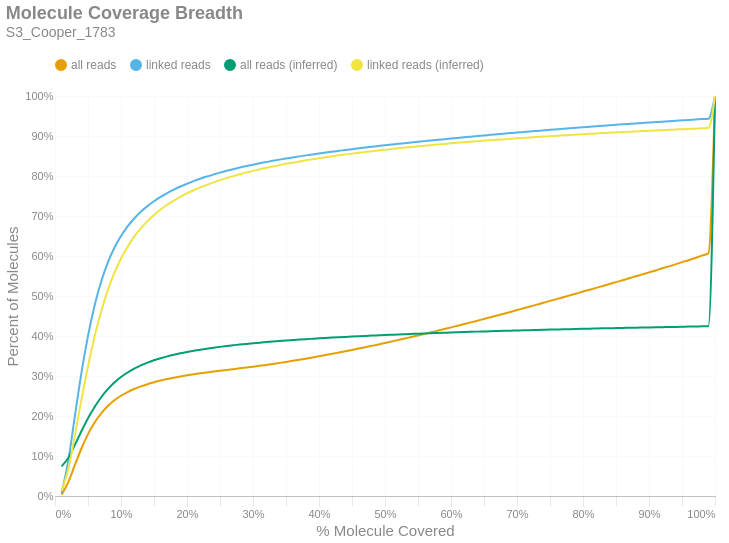

Notebook cell for this chart:
### Markdown cell above
### Molecule Read Coverage
This chart shows molecule coverage breadth as computed by the number of bases aligned to that molecule. In other words, "*how much of each unique long molecule is actually sequenced/aligned?*" Keep in mind there is a distinction between sequences and alignments, since some sequences belonging to a particular molecule may not align well and wouldn't appear in the alignment data. This chart also shows molecule coverage breadth as computed by the *inferred fragment* from which the aligned sequences originate. Unlike read coverage, this calculation takes into account the total insert size, including unsequenced gaps between the forward and reverse reads. Like the previous figures, these are cumulative percents.

### Code cell
if SKIPLR:
    print_html(f"Skipped")
else:
    binned_df = consolidated_hist(valids['coverage_bp'], mask, 0.01, True)
    binned_df_inf = consolidated_hist(valids['coverage_inserts'], mask, 0.01, True)
    binned_df = binned_df.with_columns(pl.lit(binned_df_inf['all reads (cumsum)']).alias('all reads (inferred)'))
    binned_df = binned_df.with_columns(pl.lit(binned_df_inf['linked reads (cumsum)']).alias('linked reads (inferred)'))
    binned_df = binned_df.with_columns(
        (pl.col('bin').cast(pl.Float64) + 0.01).alias('right_edge')
    )

    with SafeRender(binned_df):
        (
            density_plot(binned_df, 'Molecule Coverage Breadth', samplename, 'molcov', ['all reads (inferred)','linked reads (inferred)'])
            .encode(
                #x=alt.X('bin:Q', title="% Molecule Covered").axis(format = '%').scale(padding=0),
                x=alt.X('right_edge:Q', title="% Molecule Covered").axis(format='%').scale(padding=0),
                y=alt.Y('value:Q', title='Percent of Molecules')
                    .axis(format='%')
                    .stack(False)
                    .scale(domainMin=0, padding=0),
                color=alt.Color("key:N").scale(domain = ["all reads", "linked reads", "all reads (inferred)", "linked reads (inferred)"]),
                tooltip = [
                    alt.Tooltip("key:N", title = "Data Type"),
                    alt.Tooltip("range_label:N", title="% Molecule Covered"),
                    alt.Tooltip("value:Q", format = ".2%", title="% Molecules")
                ]
            )
        ).display()

### Figure 1 — Vega-Lite specification as saved in the notebook (floating-point values rounded to 4 significant figures)
{"width": "container", "height": 400, "config": {"title": {"anchor": "start", "dy": -15, "fontSize": 18, "color": "#888888", "subtitleColor": "#888888", "subtitleFontSize": 14}, "arc": {"fill": "#0072B2"}, "axis": {"domainColor": "#888888", "domainWidth": 0.5, "gridWidth": 0.2, "grid": false, "titleFontWeight": 400, "titleFontSize": 15, "labelFontSize": 11, "labelColor": "#888888", "tickColor": "#888888", "tickWidth": 0.2, "titleColor": "#888888"}, "axisBand": {"grid": false}, "axisX": {"grid": true, "tickSize": 10, "domainCap": "round"}, "axisY": {"domain": false, "grid": true, "tickSize": 0, "domainCap": "round"}, "background": "transparent", "header": {"labelFontSize": 15, "labelColor": "#888888", "titleFontSize": 15, "titleFontWeight": 600, "titleColor": "#888888"}, "legend": {"labelFont": "sans-serif", "labelFontSize": 12, "labelColor": "#888888", "symbolSize": 100, "symbolType": "circle", "titleFontSize": 12, "titlePadding": 10, "titleColor": "#888888", "title": null, "orient": "top"}, "range": {"category": ["#E69F00", "#56B4E9", "#009E73", "#F0E442", "#0072B2", "#D55E00", "#CC79A7", "#000000"], "diverging": ["#cfe8f3", "#a2d4ec", "#73bfe2", "#46abdb", "#1696d2", "#12719e"]}, "area": {"fill": "#0072B2", "fillOpacity": 0.7, "line": true, "strokeOpacity": 0.7}, "line": {"color": "#0072B2", "stroke": "#0072B2", "strokeWidth": 2}, "trail": {"color": "#0072B2", "stroke": "#0072B2", "strokeWidth": 0, "size": 1}, "point": {"filled": true, "fillOpacity": 1.0, "size": 95}, "text": {"color": "#888888", "fontSize": 11, "align": "right", "fontWeight": 400, "size": 11}, "bar": {"fill": "#0072B2", "stroke": null}, "view": {"stroke": null, "continuousWidth": 660, "continuousHeight": 400}}, "data": {"name": "data-bb7f92f50eecf1c165f84dad118c0361"}, "mark": {"type": "line", "interpolate": "monotone", "point": {"opacity": 0, "size": 275}}, "encoding": {"color": {"field": "key", "scale": {"domain": ["all reads", "linked reads", "all reads (inferred)", "linked reads (inferred)"]}, "type": "nominal"}, "tooltip": [{"field": "key", "title": "Data Type", "type": "nominal"}, {"field": "range_label", "title": "% Molecule Covered", "type": "nominal"}, {"field": "value", "format": ".2%", "title": "% Molecules", "type": "quantitative"}], "x": {"axis": {"format": "%"}, "field": "right_edge", "scale": {"padding": 0}, "title": "% Molecule Covered", "type": "quantitative"}, "y": {"axis": {"format": "%"}, "field": "value", "scale": {"domainMin": 0, "padding": 0}, "stack": false, "title": "Percent of Molecules", "type": "quantitative"}}, "params": [{"name": "param_c36ac31b6afebe62", "select": {"type": "point", "fields": ["key"]}, "bind": "legend"}], "title": {"text": "Molecule Coverage Breadth", "subtitle": "S3_Cooper_1783"}, "transform": [{"fold": ["all reads (cumsum)", "linked reads (cumsum)", "all reads (inferred)", "linked reads (inferred)"]}, {"calculate": "replace(datum.key, ' (cumsum)', '')", "as": "key"}, {"filter": {"param": "param_c36ac31b6afebe62"}}], "usermeta": {"embedOptions": {"downloadFileName": "S3_Cooper_1783.molcov"}}, "$schema": "https://vega.github.io/schema/vega-lite/v6.1.0.json", "datasets": {"data-bb7f92f50eecf1c165f84dad118c0361": [{"bin": "0.0", "interval": "0.0-0.01", "all reads": 0.003108, "linked reads": 0.007358, "all reads (cumsum)": 0.003108, "linked reads (cumsum)": 0.007358, "range_label": "0.0-0.01", "all reads (inferred)": 0.07387, "linked reads (inferred)": 0.01219, "right_edge": 0.01}, {"bin": "0.01", "interval": "0.01-0.02", "all reads": 0.03111, "linked reads": 0.07997, "all reads (cumsum)": 0.03422, "linked reads (cumsum)": 0.08733, "range_label": "0.01-0.02", "all reads (inferred)": 0.09493, "linked reads (inferred)": 0.06607, "right_edge": 0.02}, {"bin": "0.02", "interval": "0.02-0.03", "all reads": 0.04282, "linked reads": 0.1112, "all reads (cumsum)": 0.07704, "linked reads (cumsum)": 0.1985, "range_label": "0.02-0.03", "all reads (inferred)": 0.1274, "linked reads (inferred)": 0.1502, "right_edge": 0.03}, {"bin": "0.03", "interval": "0.03-0.04", "all reads": 0.04171, "linked reads": 0.1085, "all reads (cumsum)": 0.1188, "linked reads (cumsum)": 0.3071, "range_label": "0.03-0.04", "all reads (inferred)": 0.1619, "linked reads (inferred)": 0.2402, "right_edge": 0.04}, {"bin": "0.04", "interval": "0.04-0.05", "all reads": 0.03584, "linked reads": 0.09336, "all reads (cumsum)": 0.1546, "linked reads (cumsum)": 0.4004, "range_label": "0.04-0.05", "all reads (inferred)": 0.1942, "linked reads (inferred)": 0.3245, "right_edge": 0.05}, {"bin": "0.05", "interval": "0.05-0.06", "all reads": 0.02922, "linked reads": 0.07605, "all reads (cumsum)": 0.1838, "linked reads (cumsum)": 0.4765, "range_label": "0.05-0.06", "all reads (inferred)": 0.2227, "linked reads (inferred)": 0.3986, "right_edge": 0.06}, {"bin": "0.06", "interval": "0.06-0.07", "all reads": 0.02299, "linked reads": 0.05984, "all reads (cumsum)": 0.2068, "linked reads (cumsum)": 0.5363, "range_label": "0.06-0.07", "all reads (inferred)": 0.2469, "linked reads (inferred)": 0.4619, "right_edge": 0.07}, {"bin": "0.07", "interval": "0.07-0.08", "all reads": 0.01814, "linked reads": 0.04717, "all reads (cumsum)": 0.2249, "linked reads (cumsum)": 0.5835, "range_label": "0.07-0.08", "all reads (inferred)": 0.267, "linked reads (inferred)": 0.5144, "right_edge": 0.08}, {"bin": "0.08", "interval": "0.08-0.09", "all reads": 0.01429, "linked reads": 0.03711, "all reads (cumsum)": 0.2392, "linked reads (cumsum)": 0.6206, "range_label": "0.08-0.09", "all reads (inferred)": 0.2836, "linked reads (inferred)": 0.5578, "right_edge": 0.09}, {"bin": "0.09", "interval": "0.09-0.1", "all reads": 0.01141, "linked reads": 0.02955, "all reads (cumsum)": 0.2506, "linked reads (cumsum)": 0.6502, "range_label": "0.09-0.1", "all reads (inferred)": 0.2974, "linked reads (inferred)": 0.5937, "right_edge": 0.1}, {"bin": "0.1", "interval": "0.1-0.11", "all reads": 0.009269, "linked reads": 0.02397, "all reads (cumsum)": 0.2599, "linked reads (cumsum)": 0.6741, "range_label": "0.1-0.11", "all reads (inferred)": 0.3088, "linked reads (inferred)": 0.6234, "right_edge": 0.11}, {"bin": "0.11", "interval": "0.11-0.12", "all reads": 0.007631, "linked reads": 0.01972, "all reads (cumsum)": 0.2675, "linked reads (cumsum)": 0.6938, "range_label": "0.11-0.12", "all reads (inferred)": 0.3184, "linked reads (inferred)": 0.6483, "right_edge": 0.12}, {"bin": "0.12", "interval": "0.12-0.13", "all reads": 0.006511, "linked reads": 0.01677, "all reads (cumsum)": 0.2741, "linked reads (cumsum)": 0.7106, "range_label": "0.12-0.13", "all reads (inferred)": 0.3264, "linked reads (inferred)": 0.6693, "right_edge": 0.13}, {"bin": "0.13", "interval": "0.13-0.14", "all reads": 0.00547, "linked reads": 0.01406, "all reads (cumsum)": 0.2795, "linked reads (cumsum)": 0.7247, "range_label": "0.13-0.14", "all reads (inferred)": 0.3333, "linked reads (inferred)": 0.6872, "right_edge": 0.14}, {"bin": "0.14", "interval": "0.14-0.15", "all reads": 0.004769, "linked reads": 0.01223, "all reads (cumsum)": 0.2843, "linked reads (cumsum)": 0.7369, "range_label": "0.14-0.15", "all reads (inferred)": 0.3393, "linked reads (inferred)": 0.7027, "right_edge": 0.15}, {"bin": "0.15", "interval": "0.15-0.16", "all reads": 0.004288, "linked reads": 0.01094, "all reads (cumsum)": 0.2886, "linked reads (cumsum)": 0.7479, "range_label": "0.15-0.16", "all reads (inferred)": 0.3445, "linked reads (inferred)": 0.7162, "right_edge": 0.16}, {"bin": "0.16", "interval": "0.16-0.17", "all reads": 0.003781, "linked reads": 0.009602, "all reads (cumsum)": 0.2924, "linked reads (cumsum)": 0.7575, "range_label": "0.16-0.17", "all reads (inferred)": 0.3491, "linked reads (inferred)": 0.7281, "right_edge": 0.17}, {"bin": "0.17", "interval": "0.17-0.18", "all reads": 0.003373, "linked reads": 0.008518, "all reads (cumsum)": 0.2957, "linked reads (cumsum)": 0.766, "range_label": "0.17-0.18", "all reads (inferred)": 0.3531, "linked reads (inferred)": 0.7386, "right_edge": 0.18}, {"bin": "0.18", "interval": "0.18-0.19", "all reads": 0.003101, "linked reads": 0.007748, "all reads (cumsum)": 0.2988, "linked reads (cumsum)": 0.7737, "range_label": "0.18-0.19", "all reads (inferred)": 0.3568, "linked reads (inferred)": 0.7481, "right_edge": 0.19}, {"bin": "0.19", "interval": "0.19-0.2", "all reads": 0.002826, "linked reads": 0.00701, "all reads (cumsum)": 0.3017, "linked reads (cumsum)": 0.7807, "range_label": "0.19-0.2", "all reads (inferred)": 0.3601, "linked reads (inferred)": 0.7566, "right_edge": 0.2}, {"bin": "0.2", "interval": "0.2-0.21", "all reads": 0.002593, "linked reads": 0.006392, "all reads (cumsum)": 0.3043, "linked reads (cumsum)": 0.7871, "range_label": "0.2-0.21", "all reads (inferred)": 0.3631, "linked reads (inferred)": 0.7644, "right_edge": 0.21}, {"bin": "0.21", "interval": "0.21-0.22", "all reads": 0.002471, "linked reads": 0.005995, "all reads (cumsum)": 0.3067, "linked reads (cumsum)": 0.7931, "range_label": "0.21-0.22", "all reads (inferred)": 0.3658, "linked reads (inferred)": 0.7714, "right_edge": 0.22}, {"bin": "0.22", "interval": "0.22-0.23", "all reads": 0.002302, "linked reads": 0.005496, "all reads (cumsum)": 0.309, "linked reads (cumsum)": 0.7986, "range_label": "0.22-0.23", "all reads (inferred)": 0.3683, "linked reads (inferred)": 0.7779, "right_edge": 0.23}, {"bin": "0.23", "interval": "0.23-0.24", "all reads": 0.002135, "linked reads": 0.005034, "all reads (cumsum)": 0.3112, "linked reads (cumsum)": 0.8037, "range_label": "0.23-0.24", "all reads (inferred)": 0.3706, "linked reads (inferred)": 0.784, "right_edge": 0.24}, {"bin": "0.24", "interval": "0.24-0.25", "all reads": 0.00207, "linked reads": 0.004814, "all reads (cumsum)": 0.3132, "linked reads (cumsum)": 0.8085, "range_label": "0.24-0.25", "all reads (inferred)": 0.3728, "linked reads (inferred)": 0.7896, "right_edge": 0.25}, {"bin": "0.25", "interval": "0.25-0.26", "all reads": 0.001976, "linked reads": 0.004463, "all reads (cumsum)": 0.3152, "linked reads (cumsum)": 0.8129, "range_label": "0.25-0.26", "all reads (inferred)": 0.3749, "linked reads (inferred)": 0.795, "right_edge": 0.26}, {"bin": "0.26", "interval": "0.26-0.27", "all reads": 0.001924, "linked reads": 0.004145, "all reads (cumsum)": 0.3171, "linked reads (cumsum)": 0.8171, "range_label": "0.26-0.27", "all reads (inferred)": 0.3767, "linked reads (inferred)": 0.7997, "right_edge": 0.27}, {"bin": "0.27", "interval": "0.27-0.28", "all reads": 0.00197, "linked reads": 0.003967, "all reads (cumsum)": 0.3191, "linked reads (cumsum)": 0.821, "range_label": "0.27-0.28", "all reads (inferred)": 0.3786, "linked reads (inferred)": 0.8044, "right_edge": 0.28}, {"bin": "0.28", "interval": "0.28-0.29", "all reads": 0.002042, "linked reads": 0.003763, "all reads (cumsum)": 0.3211, "linked reads (cumsum)": 0.8248, "range_label": "0.28-0.29", "all reads (inferred)": 0.3802, "linked reads (inferred)": 0.8087, "right_edge": 0.29}, {"bin": "0.29", "interval": "0.29-0.3", "all reads": 0.002109, "linked reads": 0.003524, "all reads (cumsum)": 0.3233, "linked reads (cumsum)": 0.8283, "range_label": "0.29-0.3", "all reads (inferred)": 0.3818, "linked reads (inferred)": 0.8129, "right_edge": 0.3}, {"bin": "0.3", "interval": "0.3-0.31", "all reads": 0.002178, "linked reads": 0.003325, "all reads (cumsum)": 0.3254, "linked reads (cumsum)": 0.8316, "range_label": "0.3-0.31", "all reads (inferred)": 0.3833, "linked reads (inferred)": 0.8167, "right_edge": 0.31}, {"bin": "0.31", "interval": "0.31-0.32", "all reads": 0.002315, "linked reads": 0.003179, "all reads (cumsum)": 0.3277, "linked reads (cumsum)": 0.8348, "range_label": "0.31-0.32", "all reads (inferred)": 0.3848, "linked reads (inferred)": 0.8204, "right_edge": 0.32}, {"bin": "0.32", "interval": "0.32-0.33", "all reads": 0.002435, "linked reads": 0.003132, "all reads (cumsum)": 0.3302, "linked reads (cumsum)": 0.838, "range_label": "0.32-0.33", "all reads (inferred)": 0.3861, "linked reads (inferred)": 0.8239, "right_edge": 0.33}, {"bin": "0.33", "interval": "0.33-0.34", "all reads": 0.002494, "linked reads": 0.002996, "all reads (cumsum)": 0.3327, "linked reads (cumsum)": 0.841, "range_label": "0.33-0.34", "all reads (inferred)": 0.3874, "linked reads (inferred)": 0.8272, "right_edge": 0.34}, {"bin": "0.34", "interval": "0.34-0.35", "all reads": 0.002539, "linked reads": 0.002822, "all reads (cumsum)": 0.3352, "linked reads (cumsum)": 0.8438, "range_label": "0.34-0.35", "all reads (inferred)": 0.3886, "linked reads (inferred)": 0.8304, "right_edge": 0.35}, {"bin": "0.35", "interval": "0.35-0.36", "all reads": 0.002636, "linked reads": 0.002691, "all reads (cumsum)": 0.3379, "linked reads (cumsum)": 0.8465, "range_label": "0.35-0.36", "all reads (inferred)": 0.3898, "linked reads (inferred)": 0.8334, "right_edge": 0.36}, {"bin": "0.36", "interval": "0.36-0.37", "all reads": 0.002706, "linked reads": 0.002594, "all reads (cumsum)": 0.3406, "linked reads (cumsum)": 0.8491, "range_label": "0.36-0.37", "all reads (inferred)": 0.391, "linked reads (inferred)": 0.8363, "right_edge": 0.37}, {"bin": "0.37", "interval": "0.37-0.38", "all reads": 0.002804, "linked reads": 0.002503, "all reads (cumsum)": 0.3434, "linked reads (cumsum)": 0.8516, "range_label": "0.37-0.38", "all reads (inferred)": 0.3921, "linked reads (inferred)": 0.8391, "right_edge": 0.38}, {"bin": "0.38", "interval": "0.38-0.39", "all reads": 0.002879, "linked reads": 0.002421, "all reads (cumsum)": 0.3462, "linked reads (cumsum)": 0.854, "range_label": "0.38-0.39", "all reads (inferred)": 0.3931, "linked reads (inferred)": 0.8418, "right_edge": 0.39}, {"bin": "0.39", "interval": "0.39-0.4", "all reads": 0.002976, "linked reads": 0.002361, "all reads (cumsum)": 0.3492, "linked reads (cumsum)": 0.8563, "range_label": "0.39-0.4", "all reads (inferred)": 0.3941, "linked reads (inferred)": 0.8444, "right_edge": 0.4}, {"bin": "0.4", "interval": "0.4-0.41", "all reads": 0.003032, "linked reads": 0.00227, "all reads (cumsum)": 0.3522, "linked reads (cumsum)": 0.8586, "range_label": "0.4-0.41", "all reads (inferred)": 0.3951, "linked reads (inferred)": 0.8469, "right_edge": 0.41}, {"bin": "0.41", "interval": "0.41-0.42", "all reads": 0.003112, "linked reads": 0.002167, "all reads (cumsum)": 0.3554, "linked reads (cumsum)": 0.8608, "range_label": "0.41-0.42", "all reads (inferred)": 0.396, "linked reads (inferred)": 0.8493, "right_edge": 0.42}, {"bin": "0.42", "interval": "0.42-0.43", "all reads": 0.003205, "linked reads": 0.002135, "all reads (cumsum)": 0.3586, "linked reads (cumsum)": 0.8629, "range_label": "0.42-0.43", "all reads (inferred)": 0.3969, "linked reads (inferred)": 0.8516, "right_edge": 0.43}, {"bin": "0.43", "interval": "0.43-0.44", "all reads": 0.003251, "linked reads": 0.002124, "all reads (cumsum)": 0.3618, "linked reads (cumsum)": 0.865, "range_label": "0.43-0.44", "all reads (inferred)": 0.3978, "linked reads (inferred)": 0.8538, "right_edge": 0.44}, {"bin": "0.44", "interval": "0.44-0.45", "all reads": 0.003308, "linked reads": 0.002064, "all reads (cumsum)": 0.3651, "linked reads (cumsum)": 0.8671, "range_label": "0.44-0.45", "all reads (inferred)": 0.3986, "linked reads (inferred)": 0.856, "right_edge": 0.45}, {"bin": "0.45", "interval": "0.45-0.46", "all reads": 0.00337, "linked reads": 0.002005, "all reads (cumsum)": 0.3685, "linked reads (cumsum)": 0.8691, "range_label": "0.45-0.46", "all reads (inferred)": 0.3995, "linked reads (inferred)": 0.858, "right_edge": 0.46}, {"bin": "0.46", "interval": "0.46-0.47", "all reads": 0.00342, "linked reads": 0.001926, "all reads (cumsum)": 0.3719, "linked reads (cumsum)": 0.871, "range_label": "0.46-0.47", "all reads (inferred)": 0.4003, "linked reads (inferred)": 0.8601, "right_edge": 0.47}, {"bin": "0.47", "interval": "0.47-0.48", "all reads": 0.003482, "linked reads": 0.001931, "all reads (cumsum)": 0.3754, "linked reads (cumsum)": 0.873, "range_label": "0.47-0.48", "all reads (inferred)": 0.401, "linked reads (inferred)": 0.862, "right_edge": 0.48}, {"bin": "0.48", "interval": "0.48-0.49", "all reads": 0.003479, "linked reads": 0.001944, "all reads (cumsum)": 0.3789, "linked reads (cumsum)": 0.8749, "range_label": "0.48-0.49", "all reads (inferred)": 0.4018, "linked reads (inferred)": 0.8639, "right_edge": 0.49}, {"bin": "0.49", "interval": "0.49-0.5", "all reads": 0.003876, "linked reads": 0.001914, "all reads (cumsum)": 0.3828, "linked reads (cumsum)": 0.8768, "range_label": "0.49-0.5", "all reads (inferred)": 0.4025, "linked reads (inferred)": 0.8658, "right_edge": 0.5}, {"bin": "0.5", "interval": "0.5-0.51", "all reads": 0.003381, "linked reads": 0.001779, "all reads (cumsum)": 0.3861, "linked reads (cumsum)": 0.8786, "range_label": "0.5-0.51", "all reads (inferred)": 0.4032, "linked reads (inferred)": 0.8675, "right_edge": 0.51}, {"bin": "0.51", "interval": "0.51-0.52", "all reads": 0.003818, "linked reads": 0.001799, "all reads (cumsum)": 0.39, "linked reads (cumsum)": 0.8804, "range_label": "0.51-0.52", "all reads (inferred)": 0.4039, "linked reads (inferred)": 0.8693, "right_edge": 0.52}, {"bin": "0.52", "interval": "0.52-0.53", "all reads": 0.003697, "linked reads": 0.001764, "all reads (cumsum)": 0.3936, "linked reads (cumsum)": 0.8822, "range_label": "0.52-0.53", "all reads (inferred)": 0.4046, "linked reads (inferred)": 0.871, "right_edge": 0.53}, {"bin": "0.53", "interval": "0.53-0.54", "all reads": 0.003903, "linked reads": 0.001693, "all reads (cumsum)": 0.3976, "linked reads (cumsum)": 0.8839, "range_label": "0.53-0.54", "all reads (inferred)": 0.4052, "linked reads (inferred)": 0.8726, "right_edge": 0.54}, {"bin": "0.54", "interval": "0.54-0.55", "all reads": 0.003825, "linked reads": 0.001659, "all reads (cumsum)": 0.4014, "linked reads (cumsum)": 0.8855, "range_label": "0.54-0.55", "all reads (inferred)": 0.4059, "linked reads (inferred)": 0.8742, "right_edge": 0.55}, {"bin": "0.55", "interval": "0.55-0.56", "all reads": 0.00398, "linked reads": 0.001661, "all reads (cumsum)": 0.4054, "linked reads (cumsum)": 0.8872, "range_label": "0.55-0.56", "all reads (inferred)": 0.4065, "linked reads (inferred)": 0.8758, "right_edge": 0.56}, {"bin": "0.56", "interval": "0.56-0.57", "all reads": 0.003948, "linked reads": 0.001679, "all reads (cumsum)": 0.4093, "linked reads (cumsum)": 0.8889, "range_label": "0.56-0.57", "all reads (inferred)": 0.4071, "linked reads (inferred)": 0.8773, "right_edge": 0.57}, {"bin": "0.57", "interval": "0.57-0.58", "all reads": 0.003991, "linked reads": 0.001646, "all reads (cumsum)": 0.4133, "linked reads (cumsum)": 0.8905, "range_label": "0.57-0.58", "all reads (inferred)": 0.4077, "linked reads (inferred)": 0.8788, "right_edge": 0.58}, {"bin": "0.58", "interval": "0.58-0.59", "all reads": 0.00405, "linked reads": 0.001594, "all reads (cumsum)": 0.4173, "linked reads (cumsum)": 0.8921, "range_label": "0.58-0.59", "all reads (inferred)": 0.4082, "linked reads (inferred)": 0.8802, "right_edge": 0.59}, {"bin": "0.59", "interval": "0.59-0.6", "all reads": 0.004179, "linked reads": 0.001609, "all reads (cumsum)": 0.4215, "linked reads (cumsum)": 0.8937, "range_label": "0.59-0.6", "all reads (inferred)": 0.4088, "linked reads (inferred)": 0.8817, "right_edge": 0.6}, {"bin": "0.6", "interval": "0.6-0.61", "all reads": 0.00403, "linked reads": 0.001533, "all reads (cumsum)": 0.4256, "linked reads (cumsum)": 0.8952, "range_label": "0.6-0.61", "all reads (inferred)": 0.4094, "linked reads (inferred)": 0.8831, "right_edge": 0.61}, {"bin": "0.61", "interval": "0.61-0.62", "all reads": 0.004259, "linked reads": 0.00157, "all reads (cumsum)": 0.4298, "linked reads (cumsum)": 0.8968, "range_label": "0.61-0.62", "all reads (inferred)": 0.4099, "linked reads (inferred)": 0.8844, "right_edge": 0.62}, {"bin": "0.62", "interval": "0.62-0.63", "all reads": 0.004229, "linked reads": 0.001565, "all reads (cumsum)": 0.434, "linked reads (cumsum)": 0.8984, "range_label": "0.62-0.63", "all reads (inferred)": 0.4104, "linked reads (inferred)": 0.8857, "right_edge": 0.63}, {"bin": "0.63", "interval": "0.63-0.64", "all reads": 0.004267, "linked reads": 0.001525, "all reads (cumsum)": 0.4383, "linked reads (cumsum)": 0.8999, "range_label": "0.63-0.64", "all reads (inferred)": 0.4109, "linked reads (inferred)": 0.887, "right_edge": 0.64}, {"bin": "0.64", "interval": "0.64-0.65", "all reads": 0.004272, "linked reads": 0.001462, "all reads (cumsum)": 0.4426, "linked reads (cumsum)": 0.9014, "range_label": "0.64-0.65", "all reads (inferred)": 0.4114, "linked reads (inferred)": 0.8883, "right_edge": 0.65}, {"bin": "0.65", "interval": "0.65-0.66", "all reads": 0.0045, "linked reads": 0.001525, "all reads (cumsum)": 0.4471, "linked reads (cumsum)": 0.9029, "range_label": "0.65-0.66", "all reads (inferred)": 0.4119, "linked reads (inferred)": 0.8895, "right_edge": 0.66}, {"bin": "0.66", "interval": "0.66-0.67", "all reads": 0.004285, "linked reads": 0.001443, "all reads (cumsum)": 0.4514, "linked reads (cumsum)": 0.9043, "range_label": "0.66-0.67", "all reads (inferred)": 0.4124, "linked reads (inferred)": 0.8907, "right_edge": 0.67}, {"bin": "0.67", "interval": "0.67-0.68", "all reads": 0.004456, "linked reads": 0.001446, "all reads (cumsum)": 0.4558, "linked reads (cumsum)": 0.9058, "range_label": "0.67-0.68", "all reads (inferred)": 0.4129, "linked reads (inferred)": 0.8918, "right_edge": 0.68}, {"bin": "0.68", "interval": "0.68-0.69", "all reads": 0.004378, "linked reads": 0.001417, "all reads (cumsum)": 0.4602, "linked reads (cumsum)": 0.9072, "range_label": "0.68-0.69", "all reads (inferred)": 0.4133, "linked reads (inferred)": 0.893, "right_edge": 0.69}, {"bin": "0.69", "interval": "0.69-0.7", "all reads": 0.004594, "linked reads": 0.001434, "all reads (cumsum)": 0.4648, "linked reads (cumsum)": 0.9086, "range_label": "0.69-0.7", "all reads (inferred)": 0.4138, "linked reads (inferred)": 0.8941, "right_edge": 0.7}, {"bin": "0.7", "interval": "0.7-0.71", "all reads": 0.004471, "linked reads": 0.001375, "all reads (cumsum)": 0.4693, "linked reads (cumsum)": 0.91, "range_label": "0.7-0.71", "all reads (inferred)": 0.4142, "linked reads (inferred)": 0.8952, "right_edge": 0.71}, {"bin": "0.71", "interval": "0.71-0.72", "all reads": 0.004551, "linked reads": 0.001389, "all reads (cumsum)": 0.4738, "linked reads (cumsum)": 0.9114, "range_label": "0.71-0.72", "all reads (inferred)": 0.4147, "linked reads (inferred)": 0.8963, "right_edge": 0.72}, {"bin": "0.72", "interval": "0.72-0.73", "all reads": 0.004595, "linked reads": 0.001357, "all reads (cumsum)": 0.4784, "linked reads (cumsum)": 0.9128, "range_label": "0.72-0.73", "all reads (inferred)": 0.4151, "linked reads (inferred)": 0.8974, "right_edge": 0.73}, {"bin": "0.73", "interval": "0.73-0.74", "all reads": 0.004531, "linked reads": 0.001367, "all reads (cumsum)": 0.4829, "linked reads (cumsum)": 0.9141, "range_label": "0.73-0.74", "all reads (inferred)": 0.4155, "linked reads (inferred)": 0.8984, "right_edge": 0.74}, {"bin": "0.74", "interval": "0.74-0.75", "all reads": 0.004816, "linked reads": 0.001374, "all reads (cumsum)": 0.4878, "linked reads (cumsum)": 0.9155, "range_label": "0.74-0.75", "all reads (inferred)": 0.416, "linked reads (inferred)": 0.8995, "right_edge": 0.75}, {"bin": "0.75", "interval": "0.75-0.76", "all reads": 0.004515, "linked reads": 0.001276, "all reads (cumsum)": 0.4923, "linked reads (cumsum)": 0.9168, "range_label": "0.75-0.76", "all reads (inferred)": 0.4164, "linked reads (inferred)": 0.9006, "right_edge": 0.76}, {"bin": "0.76", "interval": "0.76-0.77", "all reads": 0.004629, "linked reads": 0.001273, "all reads (cumsum)": 0.4969, "linked reads (cumsum)": 0.918, "range_label": "0.76-0.77", "all reads (inferred)": 0.4168, "linked reads (inferred)": 0.9016, "right_edge": 0.77}, {"bin": "0.77", "interval": "0.77-0.78", "all reads": 0.004601, "linked reads": 0.001289, "all reads (cumsum)": 0.5015, "linked reads (cumsum)": 0.9193, "range_label": "0.77-0.78", "all reads (inferred)": 0.4172, "linked reads (inferred)": 0.9025, "right_edge": 0.78}, {"bin": "0.78", "interval": "0.78-0.79", "all reads": 0.004689, "linked reads": 0.001261, "all reads (cumsum)": 0.5062, "linked reads (cumsum)": 0.9206, "range_label": "0.78-0.79", "all reads (inferred)": 0.4176, "linked reads (inferred)": 0.9035, "right_edge": 0.79}, {"bin": "0.79", "interval": "0.79-0.8", "all reads": 0.004883, "linked reads": 0.001317, "all reads (cumsum)": 0.5111, "linked reads (cumsum)": 0.9219, "range_label": "0.79-0.8", "all reads (inferred)": 0.418, "linked reads (inferred)": 0.9045, "right_edge": 0.8}, {"bin": "0.8", "interval": "0.8-0.81", "all reads": 0.004505, "linked reads": 0.001201, "all reads (cumsum)": 0.5156, "linked reads (cumsum)": 0.9231, "range_label": "0.8-0.81", "all reads (inferred)": 0.4183, "linked reads (inferred)": 0.9054, "right_edge": 0.81}, {"bin": "0.81", "interval": "0.81-0.82", "all reads": 0.004708, "linked reads": 0.001226, "all reads (cumsum)": 0.5203, "linked reads (cumsum)": 0.9243, "range_label": "0.81-0.82", "all reads (inferred)": 0.4187, "linked reads (inferred)": 0.9063, "right_edge": 0.82}, {"bin": "0.82", "interval": "0.82-0.83", "all reads": 0.004841, "linked reads": 0.001243, "all reads (cumsum)": 0.5251, "linked reads (cumsum)": 0.9256, "range_label": "0.82-0.83", "all reads (inferred)": 0.4191, "linked reads (inferred)": 0.9072, "right_edge": 0.83}, {"bin": "0.83", "interval": "0.83-0.84", "all reads": 0.004756, "linked reads": 0.001225, "all reads (cumsum)": 0.5299, "linked reads (cumsum)": 0.9268, "range_label": "0.83-0.84", "all reads (inferred)": 0.4194, "linked reads (inferred)": 0.9081, "right_edge": 0.84}, {"bin": "0.84", "interval": "0.84-0.85", "all reads": 0.004738, "linked reads": 0.001149, "all reads (cumsum)": 0.5346, "linked reads (cumsum)": 0.928, "range_label": "0.84-0.85", "all reads (inferred)": 0.4198, "linked reads (inferred)": 0.909, "right_edge": 0.85}, {"bin": "0.85", "interval": "0.85-0.86", "all reads": 0.004839, "linked reads": 0.001183, "all reads (cumsum)": 0.5395, "linked reads (cumsum)": 0.9291, "range_label": "0.85-0.86", "all reads (inferred)": 0.4201, "linked reads (inferred)": 0.9098, "right_edge": 0.86}, {"bin": "0.86", "interval": "0.86-0.87", "all reads": 0.004781, "linked reads": 0.001157, "all reads (cumsum)": 0.5442, "linked reads (cumsum)": 0.9303, "range_label": "0.86-0.87", "all reads (inferred)": 0.4205, "linked reads (inferred)": 0.9106, "right_edge": 0.87}, {"bin": "0.87", "interval": "0.87-0.88", "all reads": 0.004961, "linked reads": 0.001155, "all reads (cumsum)": 0.5492, "linked reads (cumsum)": 0.9315, "range_label": "0.87-0.88", "all reads (inferred)": 0.4208, "linked reads (inferred)": 0.9115, "right_edge": 0.88}, {"bin": "0.88", "interval": "0.88-0.89", "all reads": 0.00489, "linked reads": 0.001132, "all reads (cumsum)": 0.5541, "linked reads (cumsum)": 0.9326, "range_label": "0.88-0.89", "all reads (inferred)": 0.4212, "linked reads (inferred)": 0.9123, "right_edge": 0.89}, {"bin": "0.89", "interval": "0.89-0.9", "all reads": 0.005039, "linked reads": 0.001154, "all reads (cumsum)": 0.5591, "linked reads (cumsum)": 0.9337, "range_label": "0.89-0.9", "all reads (inferred)": 0.4215, "linked reads (inferred)": 0.9131, "right_edge": 0.9}, {"bin": "0.9", "interval": "0.9-0.91", "all reads": 0.004765, "linked reads": 0.001062, "all reads (cumsum)": 0.5639, "linked reads (cumsum)": 0.9348, "range_label": "0.9-0.91", "all reads (inferred)": 0.4218, "linked reads (inferred)": 0.9139, "right_edge": 0.91}, {"bin": "0.91", "interval": "0.91-0.92", "all reads": 0.005358, "linked reads": 0.001064, "all reads (cumsum)": 0.5693, "linked reads (cumsum)": 0.9359, "range_label": "0.91-0.92", "all reads (inferred)": 0.4221, "linked reads (inferred)": 0.9146, "right_edge": 0.92}, {"bin": "0.92", "interval": "0.92-0.93", "all reads": 0.004728, "linked reads": 0.001098, "all reads (cumsum)": 0.574, "linked reads (cumsum)": 0.937, "range_label": "0.92-0.93", "all reads (inferred)": 0.4225, "linked reads (inferred)": 0.9154, "right_edge": 0.93}, {"bin": "0.93", "interval": "0.93-0.94", "all reads": 0.005122, "linked reads": 0.001058, "all reads (cumsum)": 0.5791, "linked reads (cumsum)": 0.938, "range_label": "0.93-0.94", "all reads (inferred)": 0.4228, "linked reads (inferred)": 0.9161, "right_edge": 0.94}, {"bin": "0.94", "interval": "0.94-0.95", "all reads": 0.00563, "linked reads": 0.001061, "all reads (cumsum)": 0.5847, "linked reads (cumsum)": 0.9391, "range_label": "0.94-0.95", "all reads (inferred)": 0.4231, "linked reads (inferred)": 0.9169, "right_edge": 0.95}, {"bin": "0.95", "interval": "0.95-0.96", "all reads": 0.004717, "linked reads": 0.001087, "all reads (cumsum)": 0.5895, "linked reads (cumsum)": 0.9402, "range_label": "0.95-0.96", "all reads (inferred)": 0.4234, "linked reads (inferred)": 0.9176, "right_edge": 0.96}, {"bin": "0.96", "interval": "0.96-0.97", "all reads": 0.005565, "linked reads": 0.0009946, "all reads (cumsum)": 0.595, "linked reads (cumsum)": 0.9412, "range_label": "0.96-0.97", "all reads (inferred)": 0.4238, "linked reads (inferred)": 0.9183, "right_edge": 0.97}, {"bin": "0.97", "interval": "0.97-0.98", "all reads": 0.005989, "linked reads": 0.001047, "all reads (cumsum)": 0.601, "linked reads (cumsum)": 0.9422, "range_label": "0.97-0.98", "all reads (inferred)": 0.4241, "linked reads (inferred)": 0.9191, "right_edge": 0.98}, {"bin": "0.98", "interval": "0.98-0.99", "all reads": 0.005702, "linked reads": 0.001085, "all reads (cumsum)": 0.6067, "linked reads (cumsum)": 0.9433, "range_label": "0.98-0.99", "all reads (inferred)": 0.4245, "linked reads (inferred)": 0.9197, "right_edge": 0.99}, {"bin": "0.99", "interval": "0.99-1.0", "all reads": 0.3933, "linked reads": 0.05671, "all reads (cumsum)": 1.0, "linked reads (cumsum)": 1.0, "range_label": "0.99-1.0", "all reads (inferred)": 1.0, "linked reads (inferred)": 1.0, "right_edge": 1.0}]}}
